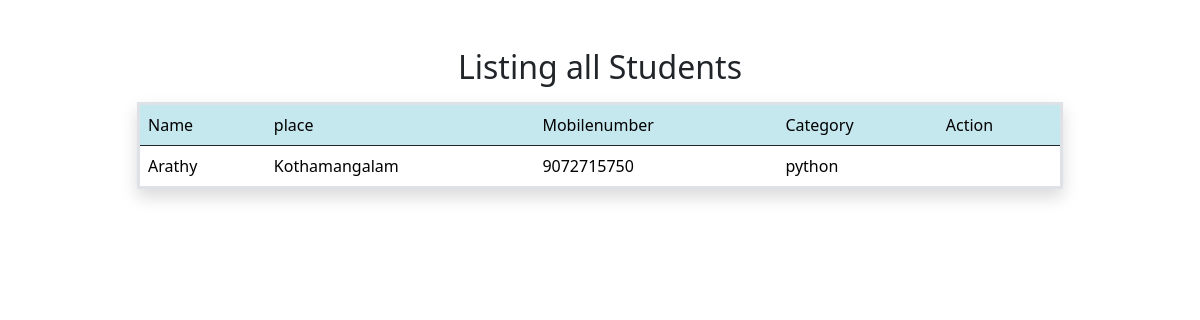
The page /student/1/change/list on the database its author committed.
### stud/models.py (models this page shows)
class Student(models.Model):
    student_name=models.CharField(max_length=200,unique=True)
    place=models.CharField(max_length=200)
    Mobile_number=models.CharField(max_length=200)
    category_name=models.ForeignKey(Category,on_delete=models.CASCADE)

class Category(models.Model):
    category_name=models.CharField(max_length=200)
    def __str__(self):
        return self.category_name

### stud/views.py (the view)
# urls.py: path("student/<int:pk>/change/list",views.StudentDetailView.as_view(),name='student-detail'),
class StudentDetailView(DetailView):
    template_name="studentdetail.html"
    model=Student
    context_object_name="s"

### stud/templates/studentdetail.html (shortened to what this page needs)
<!DOCTYPE html>
<html lang="en">
<head>
    <link href="https://cdn.jsdelivr.net/npm/bootstrap@5.3.2/dist/css/bootstrap.min.css" rel="stylesheet">
</head>
<body>
<div class="container">
    <div class="row mt-5 ">
        <h2 class="text-center mb-3">Listing all Students</h2>
        <div class="col-1"></div>
        <div class="col-10 ">
            <table class="table table-striped table-hover  border border-3 border shadow">
                <tr class="table table-info border border-dark">
                    <td>Name</td>
                    <td>place</td>
                    <td>Mobilenumber</td>
                    <td>Category</td>
                    <td>Action</td>
                    </tr>
                    <tr>
                    <td>{{s.student_name}}</td>
                    <td>{{s.place}}</td>
                    <td>{{s.Mobile_number}}</td>
                    <td>{{s.category_name}}</td>
                    </tr>
                    </table>
                    </div>
                    </div>
                    </div>
                    </body>
                    </html>

### rows shown on the page
Student: student_name "Arathy", place "Kothamangalam", Mobile_number "9072715750", category_name "python"
